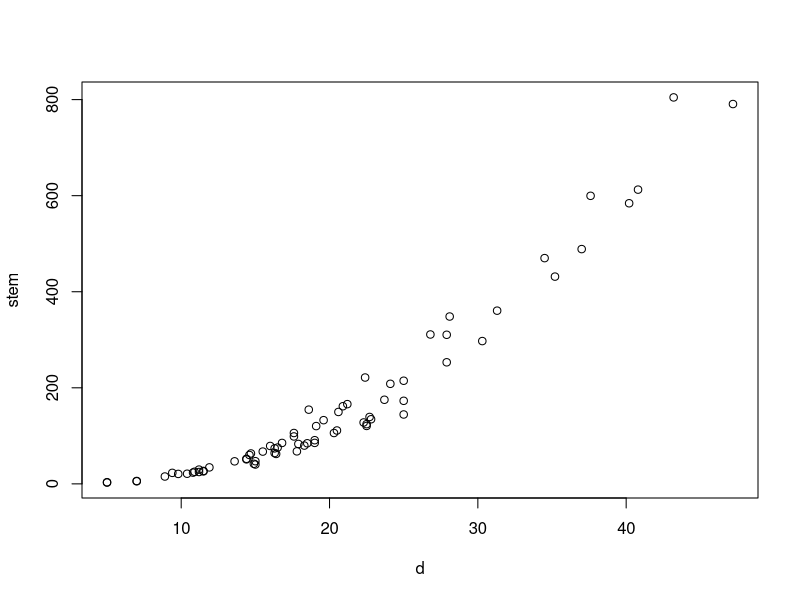
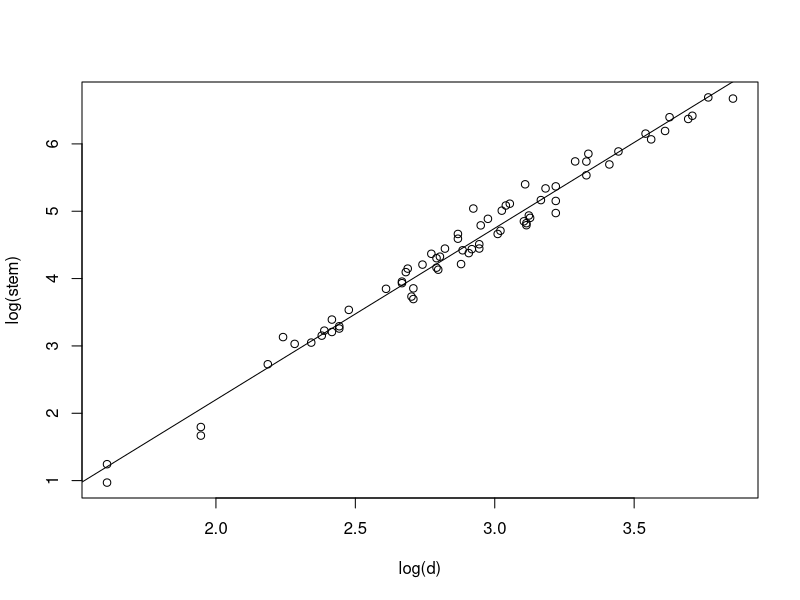
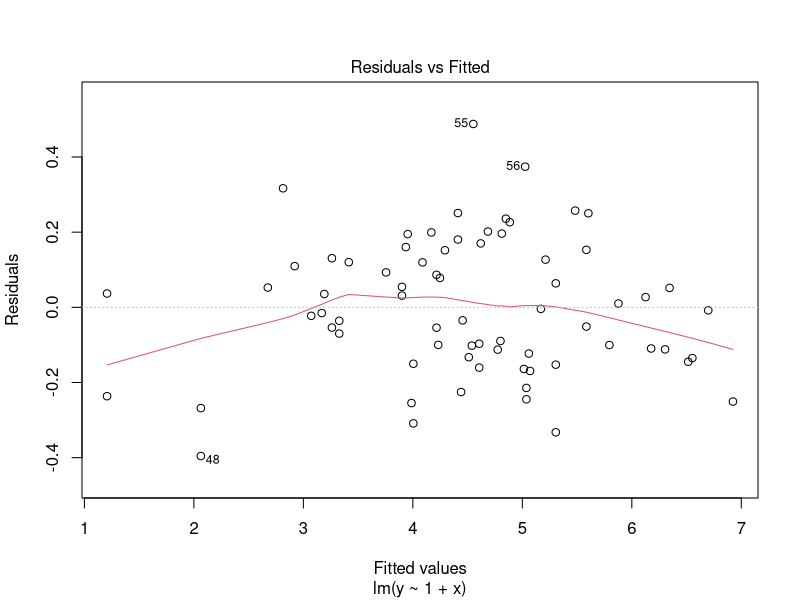
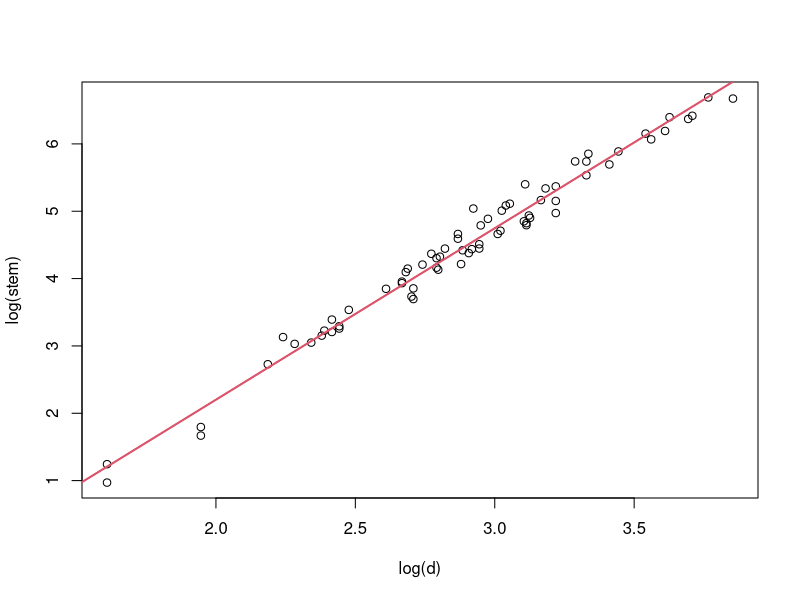
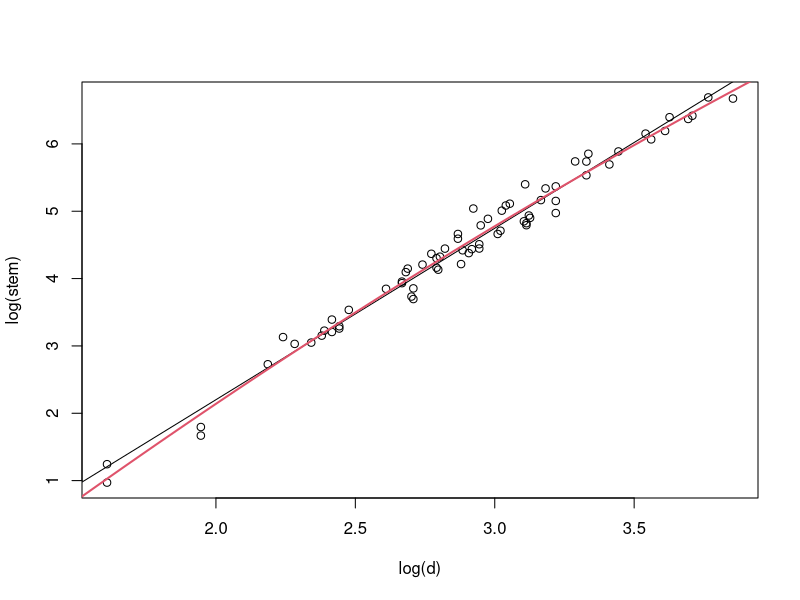

Reproduce these figures in R, in order.
stem.data = read.csv("stembiomass.csv", sep=";")
names(stem.data)
#d -> Brusthoehendruchmesser, h -> hoehe, stem -> Biomasse der Staemme
head(stem.data)
plot(stem~d, data=stem.data)
# nicht linear sondern quadratisch und variablitaet bei kleinen baumen geringer als bei grossen
# -> so koennen wir nichts damit anfangen
# -> Allometrische Funktionen - Potenzfunktionen
# ~~ ^= unefaehr
# stem_i ~~ beta_0*d_i^(beta_1)
# log(stem_i) ~~ log(beta_0)*log(d_i)*(beta_1)
# Statistisches Modell
# EW[log(stem_i)] = beta_0^*+beta_1*log(d_i) = i*mue_i*log(stem_i)~N(mue_i,sigma^2)
plot(log(stem)~log(d), data=stem.data)

x = log(stem.data$d)
y = log(stem.data$stem)

stem.lm1 = lm(y~1+x)
abline(stem.lm1)

#Residuenplot + smothing-fit
plot(stem.lm1, which=1)
#smothing-fit nicht gerade -> wir koennten eventuell besser sein als dieses Modell
# Versuch Polynomilae Regression
# situation natuerliche Modellhierarchie
# Modell 1, Modell 2, Modell 3, ...
# Innerhalb dieser Ueberpruefen ob es sinnvoll ist noch einen zusaetzlichen Predictor mit aufzunehmen
# Natuerliche Modellhierarchie
# Modell 1: EW[y_i] = beta_0 + beta_1*x_i                     >-| H_0: beta_2 = 0
# Modell 2: EW[y_i] = beta_0 + beta_1*x_i + beta_2*x_i^2      <-|
# Frage: Ist Modell 2 besser geeignet?
# Zwei antworten:
#   1 garantiert besser, da wir mehr parameter haben
#   2 im Rahmen Parametrischer Tests ist die Antwort nicht so klar
#   '-> Frage: ist das Modell in dem Sinne besser, dass es mehr bietet als die verbesserung durch den zweiten Parameter?
# H_o:beta_2=0 gegen H_1:beta_2 /= 0

stem.lm2 = lm(y~1+x+x^2)

plot(log(stem)~log(d), data=stem.data)
abline(stem.lm1)
x_neu = seq(1.5,4,0.01)
points(x_neu, predict(stem.lm2,newdata=data.frame(x=x_neu)), type="l", col = 2, lwd = 2)

# !!! WIEDER FEHLER !!! wie beim Linearen Modell
# Richtig : 

stem.lm2 = lm(y~1+x+I(x^2))

plot(log(stem)~log(d), data=stem.data)
abline(stem.lm1)
x_neu = seq(1.5,4,0.01)
points(x_neu, predict(stem.lm2,newdata=data.frame(x=x_neu)), type="l", col = 2, lwd = 2)

# Wie kann man ueberpruefen ob stem.lm2 besser ist als stem.lm1?
# P-Test
# Teststatistisk(t.stat) : T(y_1,...,y_n) = beta^_2 / (sqrt(sigma~^2(X^T*X)^-1_(2 2)))

# Anzahl der Beobachtungen
n = 71
# 3 -> Anzahl der Koeffizienten count(beta_0,beta_1,beta_2,...)
sigma2.tilde = sum(residuals(stem.lm2)^2) / (n-3) 

X = cbind(1,x,x^2)

# letzes Element der Matrix
# Da wir mit null anfangen zu zahlen 3,3
std.error = sqrt(sigma2.tilde*solve(t(X) %*% X)[3,3])
t.stat = coef(stem.lm2)[3]/std.error
# t-Verteilung mit 71(Beobachtungen) - 3(Koeffizienten) Freiheitsgraden
# Quantil der T-Verteilung -> kritischer Wert
# Signifikatnzniveau = alpha = 0.05
# t_(n-(k+1), 1-alpha/2)=t_(68,0.975) = 1.95469
# auf Kurve kritischer Wert
# ^ y
# |               _
# |      |     ___  ___     |
# |      | ____         ____|
# | _____|                  |______
# --------------------------------------> x
#      '-> qt           <-'  in Normalverteilung
qt(0.975,df=68)
#
# H_0 ablehnen -> Entscheiden uns fuer H_1(Modell 2)
# Deswegen lehnen wir Nullhypothese ab

# Ueberschreitungswahrwschienlichkeit
2*pt(t.stat,df=68)

summary(stem.lm2)
# Warum jetzt nicht Modell 3-Grades 
# Modell 3: EW[y_i] = beta_0 + beta_1*x_i + beta_2*x_i^2 + beta_3*x_i^3                 >-|
#oder 4-Grades?                                                                           | H_0 = beta_4 = 0
# Modell 4: EW[y_i] = beta_0 + beta_1*x_i + beta_2*x_i^2 + beta_3*x_i^3 + beta_4*x_i^4  <-|

stem.lm3 = lm(y~1+x+I(x^2)+I(x^3))
summary(stem.lm3) 
# Estimate Std. Error t value Pr(>|t|)  
# (Intercept) -3.57384    2.01183  -1.776   0.0802 .
# x            2.84215    2.31345   1.229   0.2235  
# I(x^2)       0.05710    0.86249   0.066   0.9474  
# I(x^3)      -0.02542    0.10448  -0.243   0.8085  
# ---
# Signif. codes:  0 '***' 0.001 '**' 0.01 '*' 0.05 '.' 0.1 ' ' 1

# Residual standard error: 0.1761 on 67 degrees of freedom
# Multiple R-squared:  0.9802,	Adjusted R-squared:  0.9793 
# F-statistic:  1103 on 3 and 67 DF,  p-value: < 2.2e-16
# -> p-value sehr nah an 0 ( 2.2e-16 ) 
# Ablehnen
# !!!Trotzdem immernoch Residuen angucken!!!
# Nicht ablehenen, da nicht besser als Modell 2 -> brauchen Modell 4 nicht zu betrachten